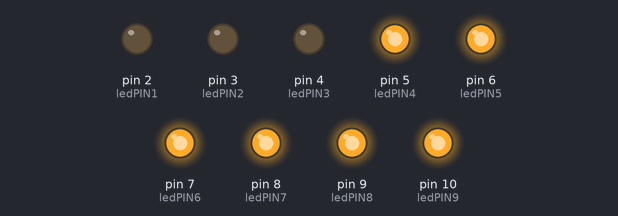
Bench run of a sketch on a simulated Arduino Uno, built with avr-gcc and run on an emulated ATmega328P. Shown: output pins drawn as LEDs (lit = HIGH).

Above: at 1.35 s.
At 2.4 s:
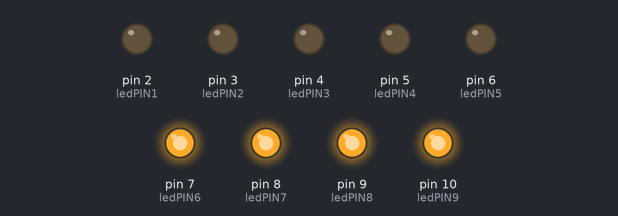
At 3.4 s:
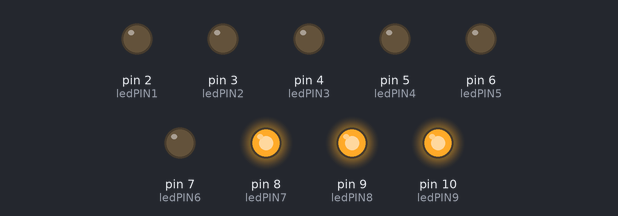
At 4.8 s:
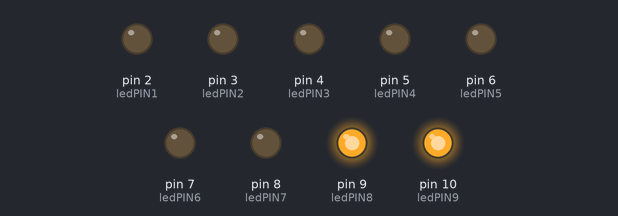
At 7.2 s:
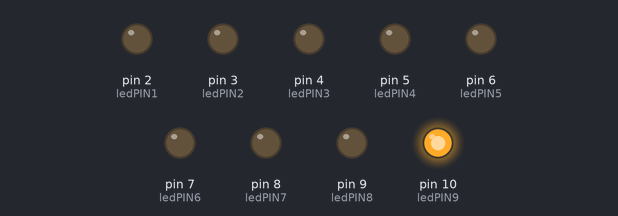
At 9.7 s:
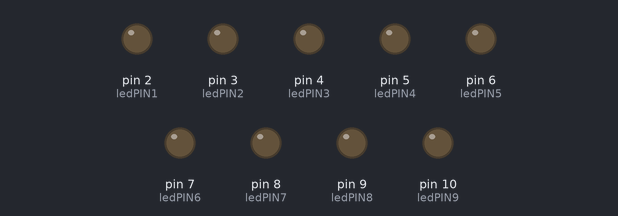
Timing chart, 0 to 13.7 s (numbered marks = the images above):
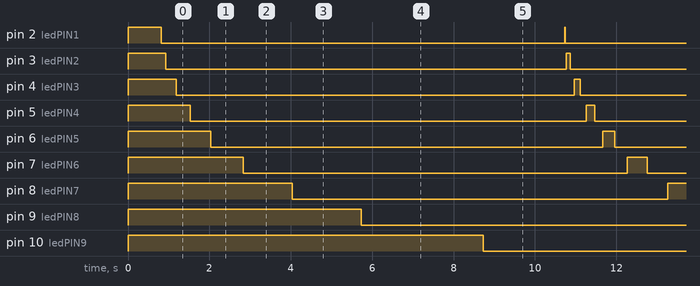

The sketch:

LEDS.ino
```cpp
const int ledPIN1 = 2;//Declaramos los  pines del 1 al 10 para conectar nuestros LEDS
const int ledPIN2 = 3;
const int ledPIN3 = 4;
const int ledPIN4 = 5;
const int ledPIN5 = 6;
const int ledPIN6 = 7;
const int ledPIN7 = 8;
const int ledPIN8 = 9;
const int ledPIN9 = 10;

void setup() {
  pinMode(ledPIN1 , OUTPUT); //definir pin como salida a todos los leds
  pinMode(ledPIN2 , OUTPUT);
  pinMode(ledPIN3 , OUTPUT);
  pinMode(ledPIN4 , OUTPUT);
  pinMode(ledPIN5 , OUTPUT);
  pinMode(ledPIN6 , OUTPUT);
  pinMode(ledPIN7 , OUTPUT);
  pinMode(ledPIN8 , OUTPUT);
  pinMode(ledPIN9 , OUTPUT);

  digitalWrite(ledPIN1 , HIGH);   // poner el Pin en HIGH para encender
  digitalWrite(ledPIN2 , HIGH);
  digitalWrite(ledPIN3 , HIGH);
  digitalWrite(ledPIN4 , HIGH);
  digitalWrite(ledPIN5 , HIGH);
  digitalWrite(ledPIN6 , HIGH);
  digitalWrite(ledPIN7 , HIGH);
  digitalWrite(ledPIN8 , HIGH);
  digitalWrite(ledPIN9 , HIGH);
  delay(800);
}

void loop(){
  digitalWrite(ledPIN1 , HIGH);   // poner el Pin en HIGH para encender
  delayMicroseconds(16383);
  digitalWrite(ledPIN1 , LOW);    // poner el Pin en LOW para apagar
  delayMicroseconds(16383);
  digitalWrite(ledPIN2 , HIGH);
  delay(100);
  digitalWrite(ledPIN2 , LOW);
  delay(100);
  digitalWrite(ledPIN3 , HIGH);
  delay(150);
  digitalWrite(ledPIN3 , LOW);
  delay(150);
  digitalWrite(ledPIN4 , HIGH);
  delay(200);
  digitalWrite(ledPIN4 , LOW);
  delay(200);
  digitalWrite(ledPIN5 , HIGH);
  delay(300);
  digitalWrite(ledPIN5 , LOW);
  delay(300);
  digitalWrite(ledPIN6 , HIGH);
  delay(500);
  digitalWrite(ledPIN6 , LOW);
  delay(500);
  digitalWrite(ledPIN7 , HIGH);
  delay(700);
  digitalWrite(ledPIN7 , LOW);
  delay(700);
  digitalWrite(ledPIN8 , HIGH);
  delay(1000);
  digitalWrite(ledPIN8 , LOW);
  delay(1000);
  digitalWrite(ledPIN9 , HIGH);
  delay(2000);
  digitalWrite(ledPIN9 , LOW);
  delay(2000);

}
```

Measured:
- by itself, pin 2 (ledPIN1): alternates HIGH for 0.02 s and LOW for 9.9 s
- by itself, pin 3 (ledPIN2): alternates HIGH for 0.10 s and LOW for 9.8 s
- by itself, pin 4 (ledPIN3): alternates HIGH for 0.15 s and LOW for 9.8 s
- by itself, pin 5 (ledPIN4): alternates HIGH for 0.20 s and LOW for 9.7 s
- by itself, pin 6 (ledPIN5): alternates HIGH for 0.30 s and LOW for 9.6 s
- by itself, pin 7 (ledPIN6): alternates HIGH for 0.50 s and LOW for 9.4 s
- by itself, pin 8 (ledPIN7): alternates HIGH for 0.70 s and LOW for 9.2 s
- by itself, pin 9 (ledPIN8): alternates HIGH for 1.0 s and LOW for 8.9 s
